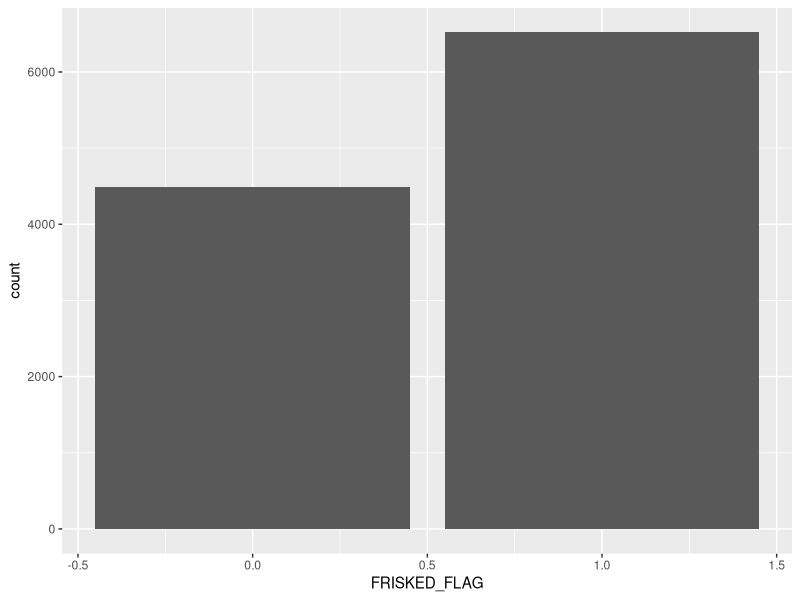
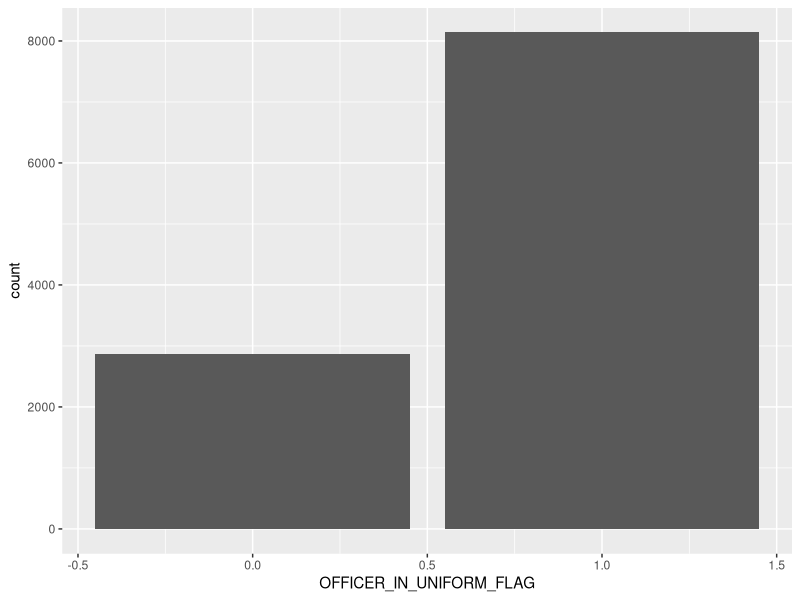
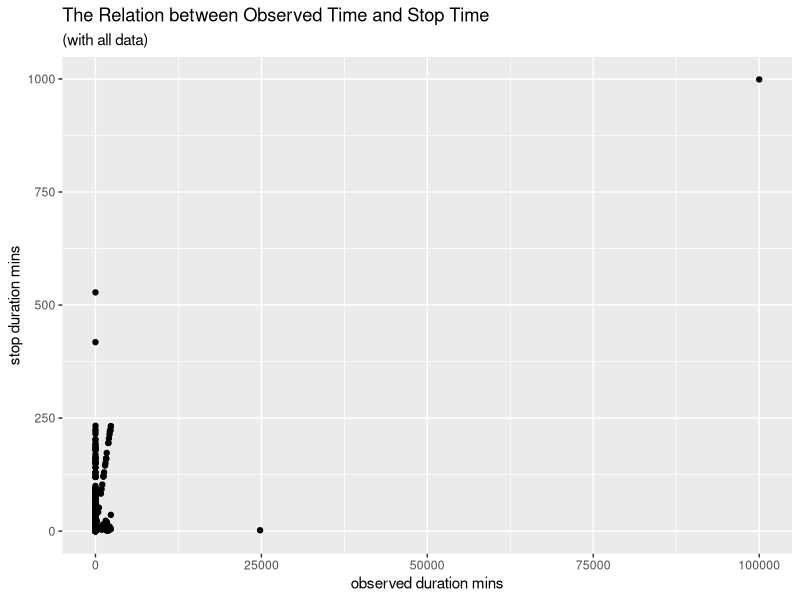
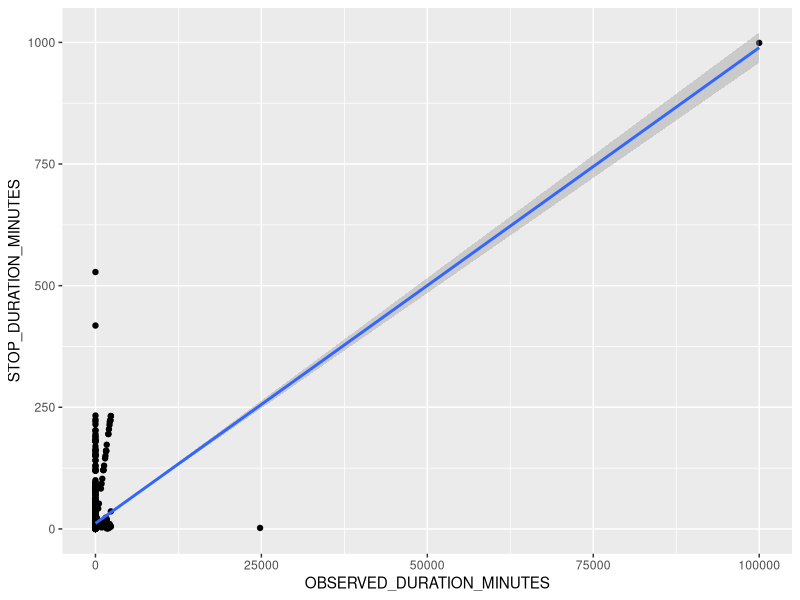
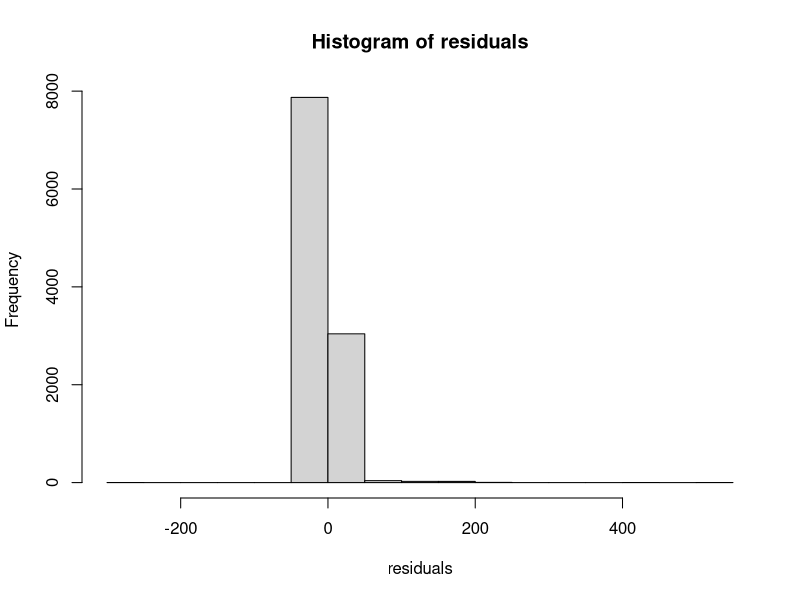
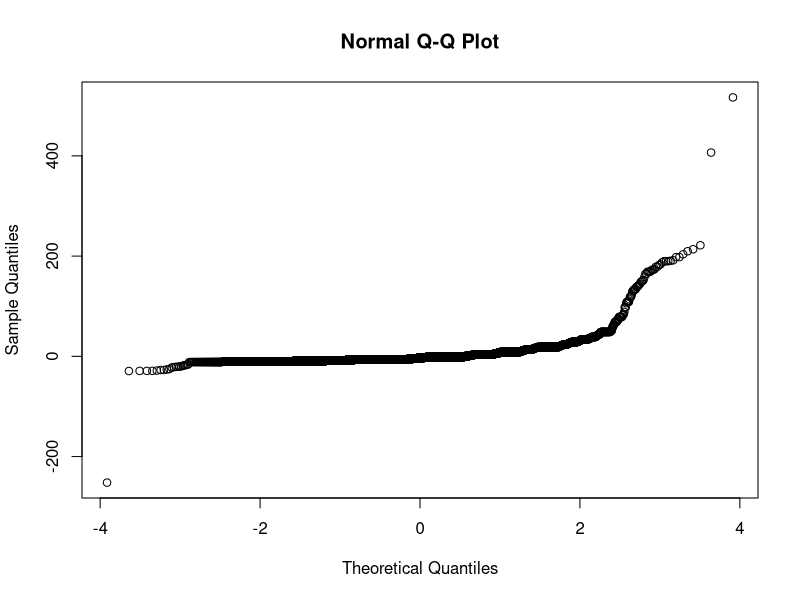
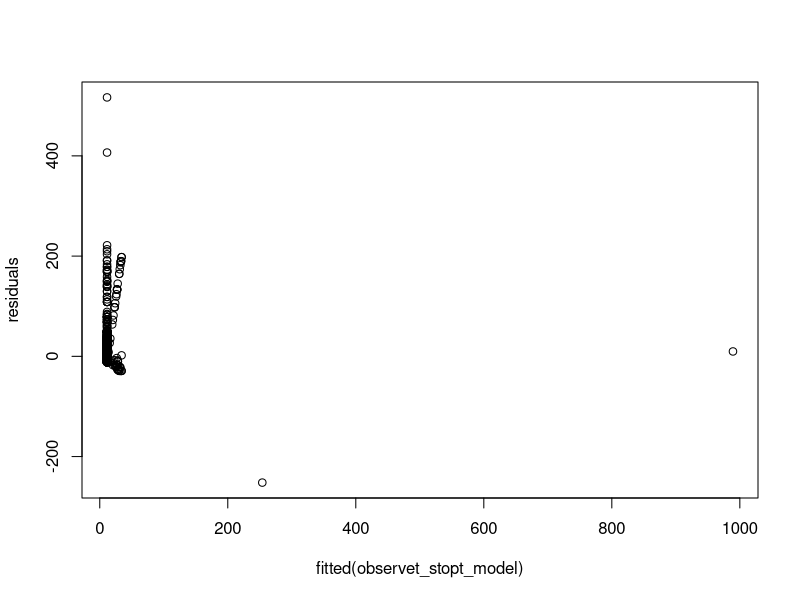
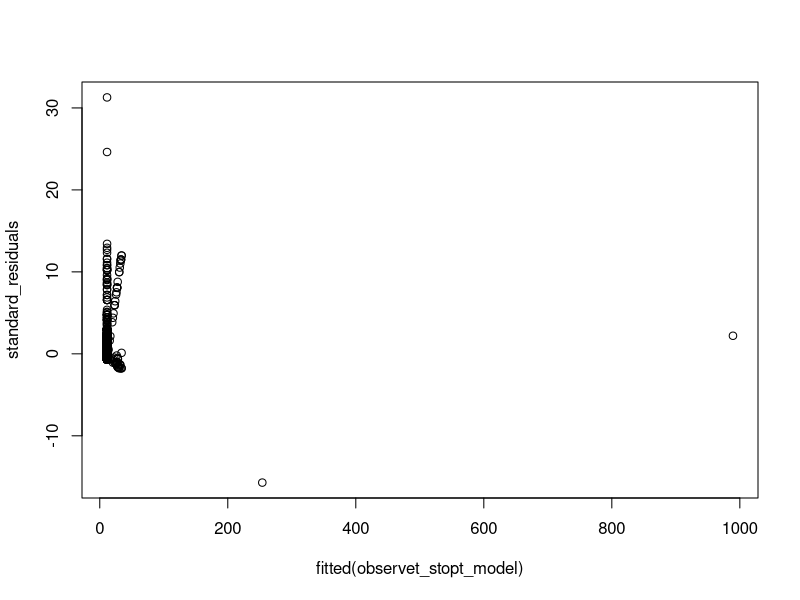

These figures' R source, in order:
## ---- chunk 1
# load the NYPD dataset and the packages that we will use
NYPD <- read.csv("Data/2018_sqf_database-abbr.csv")

library(tidyverse)
library(ggplot2)
library(magrittr)
head(NYPD)
## ---- chunk 2
# We use chi-squared test of independence to compare the proportion. Here, we have:
# Null hypothesis: There is no association between category A and category B
# Alternative hypothesis: There is an association between category A and category B

install.packages("dplyr")
library(dplyr)
library(ggplot2)

#head(NYPD)

#Select the variables we want to analyze: FRISKED_FLAG, SEARCHED_FLAG
analysis_vars <- NYPD %>%
       select(FRISKED_FLAG, SEARCHED_FLAG) %>%
       filter(FRISKED_FLAG %in% c("0", "1"), SEARCHED_FLAG %in% c("0", "1"))

head(analysis_vars)

#Let's investigate to see if there is an association between FRISKED_FLAG and SEARCHED_FLAG
frisked_searched <- table(analysis_vars$FRISKED_FLAG, analysis_vars$SEARCHED_FLAG)
print(frisked_searched)

#Create a bar graph of FRISKED_FLAG by SEARCHED_FLAG
ggplot(analysis_vars, aes(FRISKED_FLAG)) + geom_bar(aes(fill = SEARCHED_FLAG))

#Conduct a Chi-Squared Test of Independence
chisq.test(analysis_vars$FRISKED_FLAG, analysis_vars$SEARCHED_FLAG)
## ---- chunk 3
# Chi-square Test

#Select the variables we want to analyze: OFFICER_IN_UNIFORM_FLAG, SUSPECT_ARRESTED_FLAG
analysis_vars2 <- NYPD %>%
       select(OFFICER_IN_UNIFORM_FLAG, SUSPECT_ARRESTED_FLAG) %>%
       filter(OFFICER_IN_UNIFORM_FLAG %in% c("0", "1"), SUSPECT_ARRESTED_FLAG %in% c("0", "1"))

head(analysis_vars2)

#Let's investigate to see if there is an association between OFFICER_IN_UNIFORM_FLAG and SUSPECT_ARRESTED_FLAG
uniform_arrested <- table(analysis_vars2$OFFICER_IN_UNIFORM_FLAG, analysis_vars2$SUSPECT_ARRESTED_FLAG)
print(uniform_arrested)

#Create a bar graph of OFFICER_IN_UNIFORM_FLAG by SUSPECT_ARRESTED_FLAG
ggplot(analysis_vars2, aes(OFFICER_IN_UNIFORM_FLAG)) + geom_bar(aes(fill = SUSPECT_ARRESTED_FLAG))

#Conduct a Chi-Squared Test of Independence
chisq.test(analysis_vars2$OFFICER_IN_UNIFORM_FLAG, analysis_vars2$SUSPECT_ARRESTED_FLAG)
## ---- chunk 4
### Linear Regression 1: Observe Time VS. Stop Time


## First roughly observe the linear relationship between Observe Mins and Stop Mins
# scatter plot of observe time(x) vs. stop time(y), done above
ggplot(NYPD, aes(OBSERVED_DURATION_MINUTES, STOP_DURATION_MINUTES)) + geom_point() + labs(title="The Relation between Observed Time and Stop Time", subtitle="(with all data)", y="stop duration mins", x="observed duration mins")

# calculate the correlation -- seems a moderate/weak positive correlation
corr_observet_stopt <- cor(NYPD$OBSERVED_DURATION_MINUTES,NYPD$STOP_DURATION_MINUTES)
print(paste("correlation between observe mins and stop mins is",corr_observet_stopt))

# generate a line of best fit
ggplot(NYPD, aes(OBSERVED_DURATION_MINUTES, STOP_DURATION_MINUTES)) + geom_point() + geom_smooth(method="lm")



## Build the linear regression model and check whether the residuals fit the assumptions
observet_stopt_model <- lm(STOP_DURATION_MINUTES ~ OBSERVED_DURATION_MINUTES, data = NYPD)
print(observet_stopt_model)

# generate histogram, normal probability plot of residuals and a residual plot -- the normal probability plot is not a diagonal approximately straight line, and the residuals are not very randomly scattered, so the linear regression model may not be appropriate in this case.
residuals<-resid(observet_stopt_model)
hist(residuals)
qqnorm(residuals)
plot(fitted(observet_stopt_model), residuals)


## Exclude outliers whose standard residuals are greater than 2:
standard_residuals <- rstandard(observet_stopt_model)
plot(fitted(observet_stopt_model), standard_residuals)

observet_stopt <- NYPD[c("OBSERVED_DURATION_MINUTES", "STOP_DURATION_MINUTES")]
observet_stopt_stdres <- cbind(observet_stopt, standard_residuals)
dim(observet_stopt_stdres)

observet_stopt_analysis <- observet_stopt_stdres[observet_stopt_stdres$standard_residuals < 2,]

## ---- chunk 5
### Linear Regression 2: Observe Time VS. Suspect Height


## First roughly observe the linear relationship between Observe Mins and Suspect Height

# scatter plot of height(x) vs. observe time(y), done above
ggplot(NYPD, aes(SUSPECT_HEIGHT, OBSERVED_DURATION_MINUTES)) + geom_point() + labs(title="Relation between Suspect Height and Observed Time ", y="observed duration mins", x="suspect height")

# Here we use the same way as previously in part 1 to define and exclude outliers based on context; outliers: observed mins >35
NYPD$SUSPECT_HEIGHT <- as.numeric(NYPD$SUSPECT_HEIGHT)
sample_h_observet <- NYPD[!is.na(NYPD$SUSPECT_HEIGHT) & NYPD$OBSERVED_DURATION_MINUTES<=35,]

# calculate the correlation -- seems a very weak negative correlation
corr_h_observet <- cor(sample_h_observet$SUSPECT_HEIGHT, sample_h_observet$OBSERVED_DURATION_MINUTES)
print(paste("correlation between suspect height and observed mins is",corr_h_observet))

# generate a line of best fit -- the line is approximately horizontal, meaning observed mins may not change a lot as height varies
ggplot(sample_h_observet, aes(SUSPECT_HEIGHT, OBSERVED_DURATION_MINUTES)) + geom_point() + geom_smooth(method="lm")



## Build the linear regression model and check whether the residuals fit the assumptions
h_observet_model <- lm(OBSERVED_DURATION_MINUTES ~ SUSPECT_HEIGHT, data = sample_h_observet)
print(h_observet_model)

# generate histogram, normal probability plot of residuals and a residual plot -- the histogram is not normally distributed and the normal probability plot is not approximately a straight line, so the linear regression model may not be appropriate in this case.
residuals<-resid(h_observet_model)
hist(residuals)
qqnorm(residuals)
plot(fitted(h_observet_model), residuals)

# Calculate and plot the standard residuals
standard_residuals <- rstandard(h_observet_model)
plot(fitted(h_observet_model), standard_residuals)

## ---- chunk 6
### Comparison of Means T-test 1: mean observed duration time of 2 eye colors(a common eye color -- Black and an uncommon eye color -- Blue)

## how we define common and uncommon: 1025 observations of "black eye", 157 observations of "blue eye"
unique(NYPD$SUSPECT_EYE_COLOR)
table(NYPD$SUSPECT_EYE_COLOR)


## subset the vectors that we are going to do the t-test
# We use the same method as previously in part 1 to exclude outliers in observed time(>35). We have to exclude that before the test, otherwise the mean would be severely raised by the outliers
sample_eye_observet <- NYPD %>%
       select(OBSERVED_DURATION_MINUTES, SUSPECT_EYE_COLOR) %>%
       filter(SUSPECT_EYE_COLOR %in% c("BRO", "BLU"), OBSERVED_DURATION_MINUTES<=35)


## Calculate the mean observed time by eye color
mean_observet_by_eyecolor <- sample_eye_observet %>%
       group_by(SUSPECT_EYE_COLOR) %>%
       summarize(mean_observet = mean(OBSERVED_DURATION_MINUTES, na.rm=TRUE))
print(mean_observet_by_eyecolor)


## Create a comparative box plot of Observed Duration Minutes by Eye Color
ggplot(sample_eye_observet, aes(OBSERVED_DURATION_MINUTES, SUSPECT_EYE_COLOR)) + geom_boxplot(colour = "blue", fill="grey") + ggtitle("Observed Time by Eye Color")


## Conduct a comparison of means t-test:
t.test(OBSERVED_DURATION_MINUTES~SUSPECT_EYE_COLOR, data=sample_eye_observet, equal.var=FALSE)

# From the t-test result we see, p-value is much higher than 0.05 which implies there is no statistical significant difference in observed time means of the 2 different eye colors "blue" and "black"; the 95% confidence intervals also include 0(no difference). We cannot reject null hypothesis.
## ---- chunk 7
### Comparison of Means T-test 2: mean stop duration time of 2 eye colors(a common eye color -- Black and an uncommon eye color -- Blue)

## how we define common and uncommon: 1025 observations of "black eye", 157 observations of "blue eye"
unique(NYPD$SUSPECT_EYE_COLOR)
table(NYPD$SUSPECT_EYE_COLOR)


## subset the vectors that we are going to do the t-test
# We use the same method as previously in part 1 to exclude outliers in stop time(>50). We have to exclude that before the test, otherwise the mean would be severely raised by the outliers
sample_eye_stopt <- NYPD %>%
       select(STOP_DURATION_MINUTES, SUSPECT_EYE_COLOR) %>%
       filter(SUSPECT_EYE_COLOR %in% c("BRO", "BLU"), STOP_DURATION_MINUTES<=50)


## Calculate the mean stop time by eye color
mean_stopt_by_eyecolor <- sample_eye_stopt %>%
       group_by(SUSPECT_EYE_COLOR) %>%
       summarize(mean_stopt = mean(STOP_DURATION_MINUTES, na.rm=TRUE))
print(mean_stopt_by_eyecolor)


## Create a comparative box plot of Stop Duration Minutes by Eye Color
ggplot(sample_eye_stopt, aes(STOP_DURATION_MINUTES, SUSPECT_EYE_COLOR)) + geom_boxplot(colour = "blue", fill="grey") + ggtitle("Stop Time by Eye Color")


## Conduct a comparison of means t-test:
t.test(STOP_DURATION_MINUTES~SUSPECT_EYE_COLOR, data=sample_eye_stopt, equal.var=FALSE)

# From the t-test result we see, p-value is higher than 0.05 which implies there is no statistical significant difference in observed time means of the 2 different eye colors "blue" and "black"; the 95% confidence intervals also include 0(no difference). We cannot reject null hypothesis.
## ---- chunk 8
### Comparison of Means T-test 3: mean observed duration time of thin suspects and heavy suspects (body build type)

unique(NYPD$SUSPECT_BODY_BUILD_TYPE)
table(NYPD$SUSPECT_BODY_BUILD_TYPE) # Thin suspects are far more than heavy suspects.

# We will use all the data to conduct the test first, and then we do again without outliers(observed mins >35)

## subset the vectors that we are going to do the t-test
all_sample_body_observet <- NYPD %>%
       select(OBSERVED_DURATION_MINUTES, SUSPECT_BODY_BUILD_TYPE) %>%
       filter(SUSPECT_BODY_BUILD_TYPE %in% c("HEA", "THN"))


## Calculate the mean observed time by body build type
all_mean_observet_by_body <- all_sample_body_observet %>%
       group_by(SUSPECT_BODY_BUILD_TYPE) %>%
       summarize(all_mean_observet = mean(OBSERVED_DURATION_MINUTES, na.rm=TRUE))
print(all_mean_observet_by_body)


## Create a comparative box plot of Observed Duration Minutes by Body Build Type
ggplot(all_sample_body_observet, aes(OBSERVED_DURATION_MINUTES, SUSPECT_BODY_BUILD_TYPE)) + geom_boxplot(colour = "orange", fill="grey") + ggtitle("Observed Time by Body Build Type")


## Conduct a comparison of means t-test:
t.test(OBSERVED_DURATION_MINUTES~SUSPECT_BODY_BUILD_TYPE, data=all_sample_body_observet, equal.var=FALSE)

# From the t-test result we see, p-value is much higher than 0.05 which implies there is no statistical significant difference in observed time means of thin suspects and heavy suspects(with all data including outliers). Even though we could see obvious difference in the computed means(Thin 33.04 mins, Heavy 10.99 mins), we cannot conclude the mean observed time is different in these 2 groups.





# Then do it again excluding outliers: we use the same method as previously in part 1 to exclude outliers in observed time(>35), which is defined according to context. 
sample_body_observet <- NYPD %>%
       select(OBSERVED_DURATION_MINUTES, SUSPECT_BODY_BUILD_TYPE) %>%
       filter(SUSPECT_BODY_BUILD_TYPE %in% c("HEA", "THN"), OBSERVED_DURATION_MINUTES<=35)


mean_observet_by_body <- sample_body_observet %>%
       group_by(SUSPECT_BODY_BUILD_TYPE) %>%
       summarize(mean_observet = mean(OBSERVED_DURATION_MINUTES, na.rm=TRUE))
print(mean_observet_by_body)



ggplot(sample_body_observet, aes(OBSERVED_DURATION_MINUTES, SUSPECT_BODY_BUILD_TYPE)) + geom_boxplot(colour = "orange", fill="grey") + ggtitle("Observed Time by Body Build Type")


t.test(OBSERVED_DURATION_MINUTES~SUSPECT_BODY_BUILD_TYPE, data=sample_body_observet, equal.var=FALSE)

# The p-value is much higher this time(0.98 >>> 0.05), we are still rejecting the null hypothesis. From the 2 tests above, we could conclude there is no statistical significant difference in observed duration minutes of thin and heavy suspects.
## ---- chunk 9
### Comparison of Means T-test 4: mean stop duration time of thin suspects and heavy suspects (body build type)

unique(NYPD$SUSPECT_BODY_BUILD_TYPE)
table(NYPD$SUSPECT_BODY_BUILD_TYPE) # Thin suspects are far more than heavy suspects.

# We will use all the data to conduct the test first, and then we do again without outliers(stop mins >50)

## subset the vectors that we are going to do the t-test
all_sample_body_stopt <- NYPD %>%
       select(STOP_DURATION_MINUTES, SUSPECT_BODY_BUILD_TYPE) %>%
       filter(SUSPECT_BODY_BUILD_TYPE %in% c("HEA", "THN"))


## Calculate the mean stop time by body build type
all_mean_stopt_by_body <- all_sample_body_stopt %>%
       group_by(SUSPECT_BODY_BUILD_TYPE) %>%
       summarize(all_mean_stopt = mean(STOP_DURATION_MINUTES, na.rm=TRUE))
print(all_mean_stopt_by_body)


## Create a comparative box plot of Stop Duration Minutes by Body Build Type
ggplot(all_sample_body_stopt, aes(STOP_DURATION_MINUTES, SUSPECT_BODY_BUILD_TYPE)) + geom_boxplot(colour = "orange", fill="grey") + ggtitle("Stop Time by Body Build Type")


## Conduct a comparison of means t-test:
t.test(STOP_DURATION_MINUTES~SUSPECT_BODY_BUILD_TYPE, data=all_sample_body_stopt, equal.var=FALSE)

# From the t-test result we see, p-value is smaller than 0.05 which implies there is statistical significant difference in stop time means of thin suspects and heavy suspects(with all data including outliers).





# Then do it again excluding outliers: we use the same method as previously in part 1 to exclude outliers in stop time(>50), which is defined according to context. 
sample_body_stopt <- NYPD %>%
       select(STOP_DURATION_MINUTES, SUSPECT_BODY_BUILD_TYPE) %>%
       filter(SUSPECT_BODY_BUILD_TYPE %in% c("HEA", "THN"), STOP_DURATION_MINUTES<=50)


mean_stopt_by_body <- sample_body_stopt %>%
       group_by(SUSPECT_BODY_BUILD_TYPE) %>%
       summarize(mean_stopt = mean(STOP_DURATION_MINUTES, na.rm=TRUE))
print(mean_stopt_by_body)



ggplot(sample_body_stopt, aes(STOP_DURATION_MINUTES, SUSPECT_BODY_BUILD_TYPE)) + geom_boxplot(colour = "orange", fill="grey") + ggtitle("Stop Time by Body Build Type")


t.test(STOP_DURATION_MINUTES~SUSPECT_BODY_BUILD_TYPE, data=sample_body_stopt, equal.var=FALSE)

# The p-value is much higher this time. Thus, we are rejecting the null hypothesis.
## ---- chunk 10
### Comparison of Means T-test 5: mean observed duration time of male suspects and female suspects (sex)

unique(NYPD$SUSPECT_SEX)
table(NYPD$SUSPECT_SEX) # Male suspects are far more than female suspects.

# We will use all the data to conduct the test first, and then we do again without outliers(observed mins >35)

## subset the vectors that we are going to do the t-test
all_sample_sex_observet <- NYPD %>%
       select(OBSERVED_DURATION_MINUTES, SUSPECT_SEX) %>%
       filter(SUSPECT_SEX %in% c("MALE", "FEMALE"))


## Calculate the mean observed time by body build type
all_mean_observet_by_sex <- all_sample_sex_observet %>%
       group_by(SUSPECT_SEX) %>%
       summarize(all_mean_observet = mean(OBSERVED_DURATION_MINUTES, na.rm=TRUE))
print(all_mean_observet_by_sex)


## Create a comparative box plot of Observed Duration Minutes by Body Build Type
ggplot(all_sample_sex_observet, aes(OBSERVED_DURATION_MINUTES, SUSPECT_SEX)) + geom_boxplot(colour = "orange", fill="grey") + ggtitle("Observed Time by Sex")


## Conduct a comparison of means t-test:
t.test(OBSERVED_DURATION_MINUTES~SUSPECT_SEX, data=all_sample_sex_observet, equal.var=FALSE)

# From the t-test result we see, p-value is still higher than 0.05 which implies there is no statistical significant difference in observed time means of male suspects and female suspects(with all data including outliers). Even though we could see obvious difference in the computed means(Female 6.79 mins, Male 23.30 mins), we cannot conclude the mean observed time is different in these 2 groups.





# Then do it again excluding outliers: we use the same method as previously in part 1 to exclude outliers in observed time(>35), which is defined according to context. 
sample_sex_observet <- NYPD %>%
       select(OBSERVED_DURATION_MINUTES, SUSPECT_SEX) %>%
       filter(SUSPECT_SEX %in% c("MALE", "FEMALE"), OBSERVED_DURATION_MINUTES<=35)


mean_observet_by_sex <- sample_sex_observet %>%
       group_by(SUSPECT_SEX) %>%
       summarize(mean_observet = mean(OBSERVED_DURATION_MINUTES, na.rm=TRUE))
print(mean_observet_by_sex)



ggplot(sample_sex_observet, aes(OBSERVED_DURATION_MINUTES, SUSPECT_SEX)) + geom_boxplot(colour = "orange", fill="grey") + ggtitle("Observed Time by Sex")


t.test(OBSERVED_DURATION_MINUTES~SUSPECT_SEX, data=sample_sex_observet, equal.var=FALSE)

# The p-value is much higher this time, we are still rejecting the null hypothesis. From the 2 tests above, we could conclude there is no statistical significant difference in observed duration minutes of thin and heavy suspects.
## ---- chunk 11
### Comparison of Means T-test 6: mean stop duration time of male suspects and female suspects (sex)

unique(NYPD$SUSPECT_SEX)
table(NYPD$SUSPECT_SEX) # Male suspects are far more than female suspects.

# We will use all the data to conduct the test first, and then we do again without outliers(stop mins >50)

## subset the vectors that we are going to do the t-test
all_sample_sex_stopt <- NYPD %>%
       select(STOP_DURATION_MINUTES, SUSPECT_SEX) %>%
       filter(SUSPECT_SEX %in% c("MALE", "FEMALE"))


## Calculate the mean stop time by body build type
all_mean_stopt_by_sex <- all_sample_sex_stopt %>%
       group_by(SUSPECT_SEX) %>%
       summarize(all_mean_stopt = mean(STOP_DURATION_MINUTES, na.rm=TRUE))
print(all_mean_stopt_by_sex)


## Create a comparative box plot of Stop Duration Minutes by Body Build Type
ggplot(all_sample_sex_stopt, aes(STOP_DURATION_MINUTES, SUSPECT_SEX)) + geom_boxplot(colour = "orange", fill="grey") + ggtitle("Stop Time by Sex")


## Conduct a comparison of means t-test:
t.test(STOP_DURATION_MINUTES~SUSPECT_SEX, data=all_sample_sex_stopt, equal.var=FALSE)

# From the t-test result we see, p-value is much higher than 0.05 which implies there is no statistical significant difference in stop time means of male suspects and female suspects(with all data including outliers).





# Then do it again excluding outliers: we use the same method as previously in part 1 to exclude outliers in stop time(>50), which is defined according to context. 
sample_sex_stopt <- NYPD %>%
       select(STOP_DURATION_MINUTES, SUSPECT_SEX) %>%
       filter(SUSPECT_SEX %in% c("MALE", "FEMALE"), STOP_DURATION_MINUTES<=50)


mean_stopt_by_sex <- sample_sex_stopt %>%
       group_by(SUSPECT_SEX) %>%
       summarize(mean_stopt = mean(STOP_DURATION_MINUTES, na.rm=TRUE))
print(mean_stopt_by_sex)



ggplot(sample_sex_stopt, aes(STOP_DURATION_MINUTES, SUSPECT_SEX)) + geom_boxplot(colour = "orange", fill="grey") + ggtitle("Stop Time by Sex")


t.test(STOP_DURATION_MINUTES~SUSPECT_SEX, data=sample_sex_stopt, equal.var=FALSE)

# We are still rejecting the null hypothesis because the p-value is higher than 0.05. From the 2 tests above, we could conclude there is no statistical significant difference in stop duration minutes of male and female suspects.
